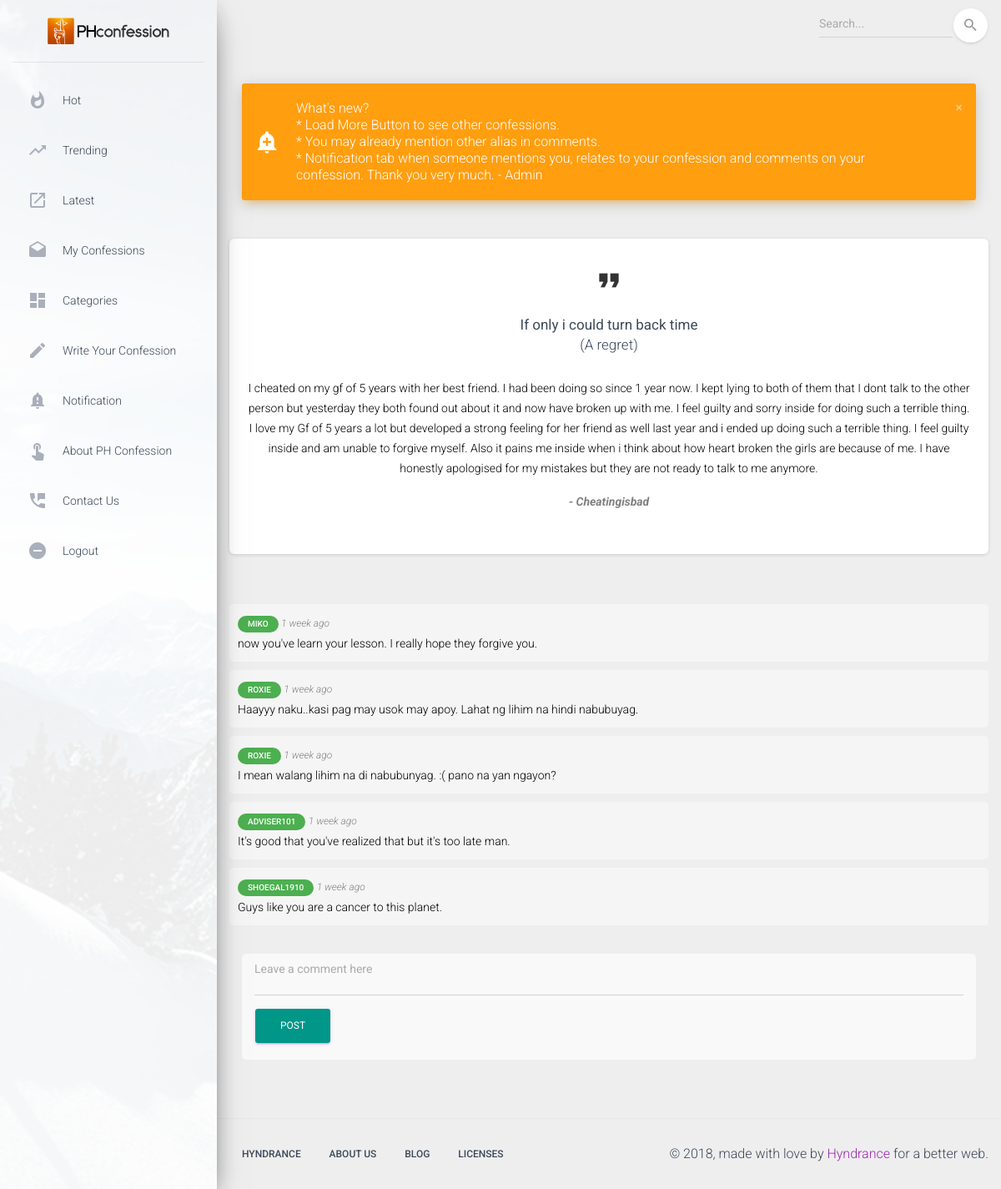
Page /index.php?view=display&id=126 (signed in) on the committed database.
### tables this page shows
CREATE TABLE `notification` (
  `Id` int(11) NOT NULL,
  `recepient` varchar(20) NOT NULL,
  `message` text,
  `confessionId` int(11) NOT NULL,
  `commentId` int(11) NOT NULL,
  `type` varchar(15) DEFAULT NULL,
  `status` varchar(1) DEFAULT NULL,
  `datetime` datetime DEFAULT NULL
);

CREATE TABLE `confession` (
  `Id` int(11) NOT NULL,
  `alias` varchar(50) DEFAULT 'unknown',
  `category` int(11) DEFAULT NULL,
  `title` varchar(100) DEFAULT NULL,
  `message` text,
  `location` varchar(100) DEFAULT NULL,
  `datetime` datetime DEFAULT NULL,
  `view` int(11) DEFAULT '0',
  `lastChange` datetime DEFAULT NULL
);

CREATE TABLE `comment` (
  `Id` int(11) NOT NULL,
  `cId` int(11) DEFAULT NULL,
  `comment` text,
  `alias` varchar(50) DEFAULT NULL,
  `datetime` datetime DEFAULT NULL
);

### config/Models.php (called while the page is built, shortened)
<?php
include "CRUD.php";
include "functions.php";
function confession() {
	$crud = new CRUD;
	$crud->table = "confession";
	return $crud;
}
function comment() {
	$crud = new CRUD;
	$crud->table = "comment";
	return $crud;
}
function notification() {
	$crud = new CRUD;
	$crud->table = "notification";
	return $crud;
}
?>

### config/CRUD.php (called while the page is built, shortened)
<?php
class CRUD {
	var $table;
	function list($query=""){
		$query = $query ? "where " . $query: "";
		$db = Database::connect();
		$pdo = $db->prepare("select * from $this->table $query");
		$pdo->execute();
		$result = $pdo->fetchAll(PDO::FETCH_OBJ);
		return $result;
	}
	function get($args){
		$db = Database::connect();
		$pdo = $db->prepare("select * from $this->table where $args");
		$pdo->execute();
		$result = $pdo->fetch(PDO::FETCH_OBJ);
		return $result;
	}
}
?>

### index.php (called while the page is built, shortened)
<?php
include_once("config/Models.php");
$view = (isset($_GET['view']) && $_GET['view'] != '') ? $_GET['view'] : '';
switch ($view) {
	case 'display' :
		$template	= 'include/template.php';
		break;
}
require_once $template;
?>

### pages/display.php (the view, shortened to what this page needs)
<?php
$Id =  $_GET['id'];
$conf = confession()->get("Id=$Id");
$category_name = category();
?>
<div class="card card-testimonial">
		<div class="icon">
			<i class="material-icons">format_quote</i>
		</div>
		<div class="card-body">
			<h5 class="card-title">
        <b><?=$conf->title;?></b> <br>
          (<?=$category_name[$conf->category];?>)
				</h5>
        <br>
				<p style="color:black;text-align:center">
						<?=$conf->message;?> <br>
						<div style="color:gray;font-weight:bold;font-style:italic;">- <?=$conf->alias;?></div>
				</p>
		</div>
    <div class="card-footer">
    </div>
	</div>
  <div class="card card-plain">
          <ul style="color:black; padding-left: 0px !important;">
            <?php foreach(comment()->list("cId=$Id") as $row) {?>
              <li id="<?=$row->Id;?>" style="list-style-type:none; margin-bottom: 10px; background-color: #f5f5f5; padding: 10px; border-radius: 5px;"> <div class="timeline-heading">
                <span class="badge badge-pill badge-success"><?=$row->alias;?></span>
								<span style="color:gray;font-style:italic;font-size:12px; "><?=timeElapse($row->datetime);?></span>
              </div> <?=get_mention($row->comment);?>
							<br>
							</li>
            <?php } ?>
          </ul>
					<form method="post" action="process.php?action=comment&id=<?=$conf->Id;?>" autocomplete="off">
              <div class="col-md-12">
                  <div class="form-group" style="background-color:#f9f9f9; padding: 15px; border-radius: 5px; margin-bottom: 10px;">
                      <label class="bmd-label-floating">Leave a comment here</label>
                      <input type="text" id="comment" name="comment" class="form-control" required/>
											<button type="submit" class="btn btn-primary"  style="<?=button_color()[6]?> margin-top: 15px;">Post</button>
                  </div>
              </div>
  </div>

### include/message.php (shortened to what this page needs)
<?php  if (isset($_SESSION['close_notif']) && ($_SESSION['close_notif'] = $_SESSION['alias_session']) ) {} else {?>
<?php foreach(notification()->list("status=1 and recepient=''") as $row) {?>
  <div class="alert alert-<?=$row->type;?> alert-with-icon" data-notify="container">
      <i class="material-icons" data-notify="icon">add_alert</i>
      <button type="button" class="close" data-dismiss="alert" aria-label="Close" onclick="close_notif();">
          <i class="material-icons">close</i>
      </button>
      <span data-notify="message"><?=$row->message;?></span>
  </div>
<?php } }?>

### config/functions.php (shortened to what this page needs)
<?php
function category() {
	$cat = array();
	$cat[1] = 'My weird dream';
	$cat[2] = 'What I fantasize';
	$cat[3] = 'First time and unforgettable';
	$cat[4] = 'My guilt';
	$cat[5] = 'What I lie about';
	$cat[6] = 'A Pain';
	$cat[7] = 'What the truth is';
	$cat[8] = 'My wild experience';
	$cat[9] = 'A regret';
	$cat[10] = 'Just saying';
	$cat[11] = 'Joke time';
	$cat[12] = 'Scary AF';
	$cat[13] = '3 AM Thought';
	return $cat;
}
function button_color() {
	$head_color = array();
	$head_color[1] = 'background:#fc9209;color:white;';
	$head_color[2] = 'background:#51ab55;color:white;';
	$head_color[3] = 'background:#e94440;color:white;';
	$head_color[4] = 'background:#0ab3c7;color:white;';
	$head_color[5] = 'background:#9c27b0;color:white;';
	$head_color[6] = 'background:#009688;color:white;';
	$head_color[7] = 'background:#3f51b5;color:white;';
	$head_color[8] = 'background:#e91e63;color:white;';
	$head_color[9] = 'background:#f16695;color:white;';
	$head_color[10] = 'background:#9c27b0;color:white;';
	$head_color[11] = 'background:#0ab3c7;color:white;';
	$head_color[12] = 'background:#e94440;color:white;';
	return $head_color;
}
function timeElapse($datetime, $full = false) {
    $now = new DateTime;
    $ago = new DateTime($datetime);
    $diff = $now->diff($ago);
    $diff->w = floor($diff->d / 7);
    $diff->d -= $diff->w * 7;
    $string = array(
        'y' => 'year',
        'm' => 'month',
        'w' => 'week',
        'd' => 'day',
        'h' => 'hour',
        'i' => 'minute',
        's' => 'second',
    );
    foreach ($string as $k => &$v) {
        if ($diff->$k) {
            $v = $diff->$k . ' ' . $v . ($diff->$k > 1 ? 's' : '');
        } else {
            unset($string[$k]);
        }
    }
    if (!$full) $string = array_slice($string, 0, 1);
    return $string ? implode(', ', $string) . ' ago' : 'just now';
}
function get_mention($text){
$list = explode(" ", $text);
$message = "";
	foreach ($list as $item){
		if (strpos($item, '@') !== false) {
			$message .=" <spam style='font-weight:bold;color:orange;'>".$item."</spam>";
		}
		else{
			$message .=" ".$item;
		}
	}
return $message;
}
?>

### rows in the picture
notification: message "What's new? * Load More Button to see other confessions. * You may already mention other alias in comments. * Notification tab when someone mentions you, relates to your confession and comments on your confession. Thank you very much. - Admin"
confession: title "If only i could turn back time", category "A regret", message "I cheated on my gf of 5 years with her best friend. I had been doing so since 1 year now. I kept lying to both of them that I dont talk to the other person but yesterday they both found out about it and now have broken up with me. I feel guilty and sorry inside for doing such a terrible thing. I love my Gf of 5 years a lot but developed a strong feeling for her friend as well last year and i ended up doing such a terrible thing. I feel guilty inside and am unable to forgive myself. Also it pains me inside when i think about how heart broken the girls are because of me. I have honestly apologised for my mistakes but they are not ready to talk to me anymore.", alias "Cheatingisbad"
comment: alias "MIKO", datetime "1 week ago", comment "now", comment "you've", comment "learn", comment "your", comment "lesson.", comment "I", comment "really", comment "hope", comment "they", comment "forgive", comment "you."
comment: alias "ROXIE", datetime "1 week ago", comment "Haayyy", comment "naku..kasi", comment "pag", comment "may", comment "usok", comment "apoy.", comment "Lahat", comment "ng", comment "lihim", comment "na", comment "hindi", comment "nabubuyag."
comment: alias "ROXIE", datetime "1 week ago", comment "I", comment "mean", comment "walang", comment "lihim", comment "na", comment "di", comment "nabubunyag.", comment ":(", comment "pano", comment "yan", comment "ngayon?"
comment: alias "ADVISER101", datetime "1 week ago", comment "It's", comment "good", comment "that", comment "you've", comment "realized", comment "but", comment "it's", comment "too", comment "late", comment "man."
comment: alias "SHOEGAL1910", datetime "1 week ago", comment "Guys", comment "like", comment "you", comment "are", comment "a", comment "cancer", comment "to", comment "this", comment "planet."
